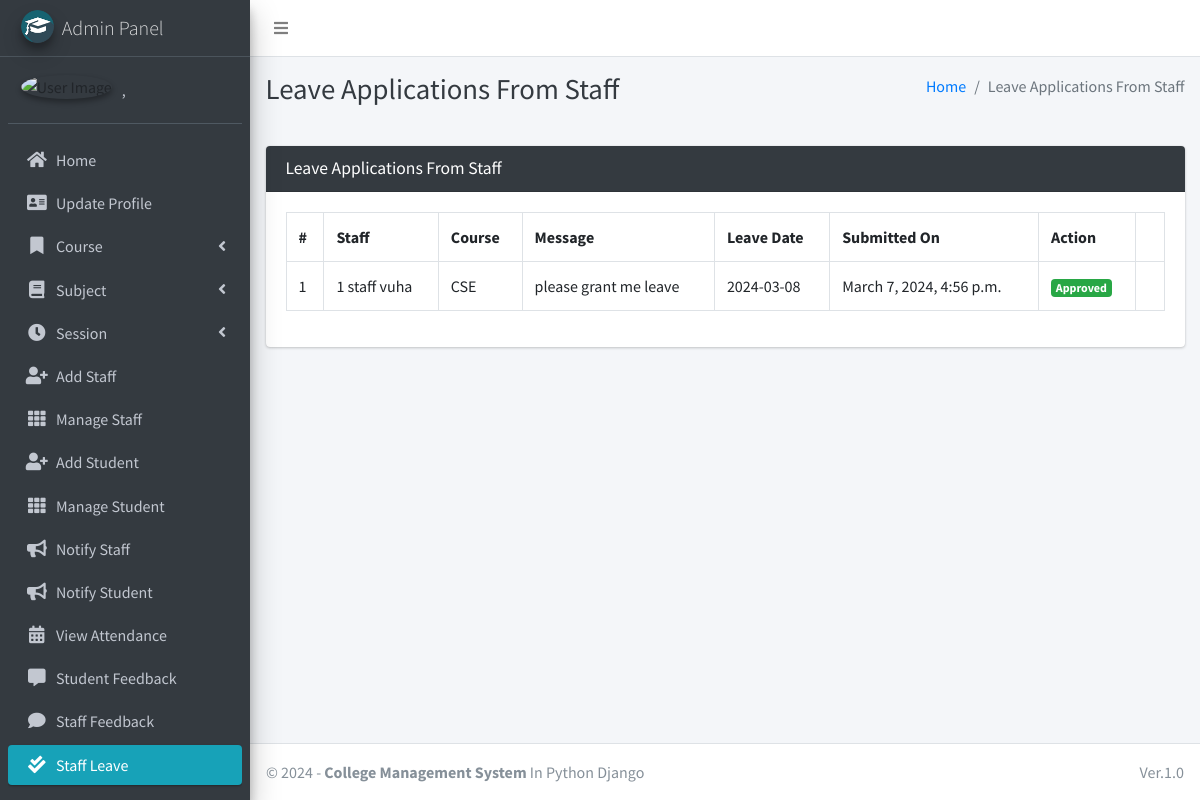
Before: /staff/view/leave/ (signed in) with the older database file.
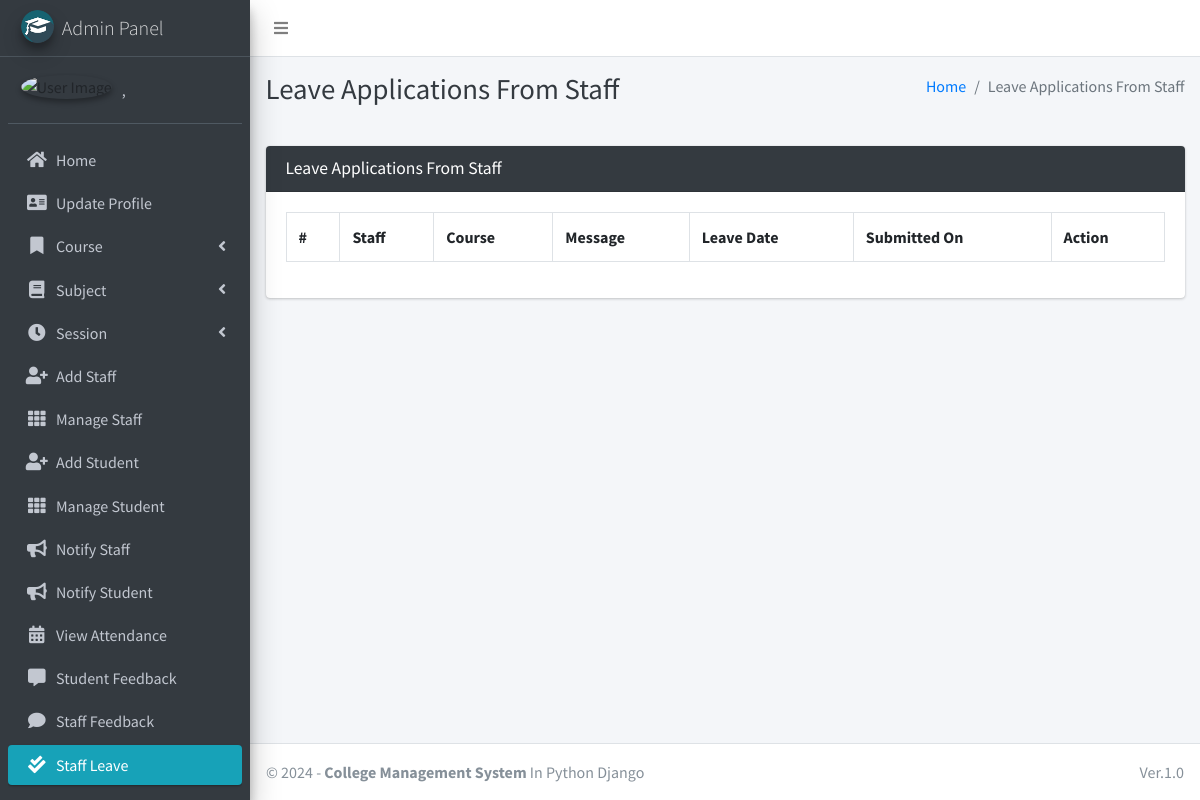
After: the same page with the newer database file.
### main_app/models.py (models this page shows)
class LeaveReportStaff(models.Model):
    staff = models.ForeignKey(Staff, on_delete=models.CASCADE)
    date = models.CharField(max_length=60)
    message = models.TextField()
    status = models.SmallIntegerField(default=0)
    created_at = models.DateTimeField(auto_now_add=True)
    updated_at = models.DateTimeField(auto_now=True)

class Staff(models.Model):
    course = models.ForeignKey(Course, on_delete=models.DO_NOTHING, null=True, blank=False)
    admin = models.OneToOneField(CustomUser, on_delete=models.CASCADE)
    def __str__(self):
        return self.admin.last_name + " " + self.admin.first_name

class CustomUser(AbstractUser):
    USER_TYPE = ((1, "HOD"), (2, "Staff"), (3, "Student"))
    GENDER = [("M", "Male"), ("F", "Female")]
    username = None  # Removed username, using email instead
    email = models.EmailField(unique=True)
    user_type = models.CharField(default=1, choices=USER_TYPE, max_length=1)
    gender = models.CharField(max_length=1, choices=GENDER)
    profile_pic = models.ImageField()
    address = models.TextField()
    fcm_token = models.TextField(default="")  # For firebase notifications
    created_at = models.DateTimeField(auto_now_add=True)
    updated_at = models.DateTimeField(auto_now=True)
    USERNAME_FIELD = "email"
    REQUIRED_FIELDS = []
    objects = CustomUserManager()
    def __str__(self):
        return self.last_name + ", " + self.first_name

class Course(models.Model):
    name = models.CharField(max_length=120)
    created_at = models.DateTimeField(auto_now_add=True)
    updated_at = models.DateTimeField(auto_now=True)
    def __str__(self):
        return self.name

### main_app/hod_views.py (the view, shortened to what this page needs)
# urls.py: path("staff/view/leave/", hod_views.view_staff_leave, name="view_staff_leave",),
@csrf_exempt
def view_staff_leave(request):
    if request.method != 'POST':
        allLeave = LeaveReportStaff.objects.all()
        context = {
            'allLeave': allLeave,
            'page_title': 'Leave Applications From Staff'
        }
        return render(request, "hod_template/staff_leave_view.html", context)

### main_app/templates/hod_template/staff_leave_view.html (shortened to what this page needs)
{% extends 'main_app/base.html' %}
{% load static %}
{% block page_title %}{{page_title}}{% endblock page_title %}
{% block content %}
<section class="content">
    <div class="container-fluid">
        <div class="row">
            <div class="col-md-12">
                <div class="card card-dark">
                    <div class="card-header">
                        <h3 class="card-title">{{page_title}}</h3>
                    </div>
                    <div class="table card-body">
                        <table class="table table-bordered table-hover">
                            <tr>
                                <th>#</th>
                                <th>Staff</th>
                                <th>Course</th>
                                <th>Message</th>
                                <th>Leave Date</th>
                                <th>Submitted On</th>
                                <th>Action</th>
                            </tr>
                            {% for leave in  allLeave %}
                              <tr>
                                  <td>{{forloop.counter}}</td>
                                  <td>{{leave.staff}}</td>
                                  <td>{{leave.staff.course}}</td>
                                  <td>{{leave.message}}</td>
                                  <td>{{leave.date}}</td>
                                  <td>{{leave.created_at}}</td>
                                      {% if leave.status == 0 %}
                                           <td> <button data-toggle = "modal" data-target = "#reply_modal" value="{{leave.id}}" class="btn btn-success reply_open_modal">Reply</button>
{% elif leave.status == -1 %}
<td><span  class='badge badge-danger'>Rejected</span></td>
{% else %}
<td><span  class='badge badge-success'>Approved</span></td>
                                            <td>{{feedback.updated_at}}</td>
                                      {% endif %}
                              </tr>
                            {% endfor %}
                        </table>
                    </div>
                    </div>
            </div>
        </div>
    </div>
</section>
{% endblock content %}

Changed rows visible on the page:
removed LeaveReportStaff: staff "1 staff vuha", staff.course "CSE", message "please grant me leave", date "2024-03-08", created_at "March 7, 2024, 4:56 p.m."
